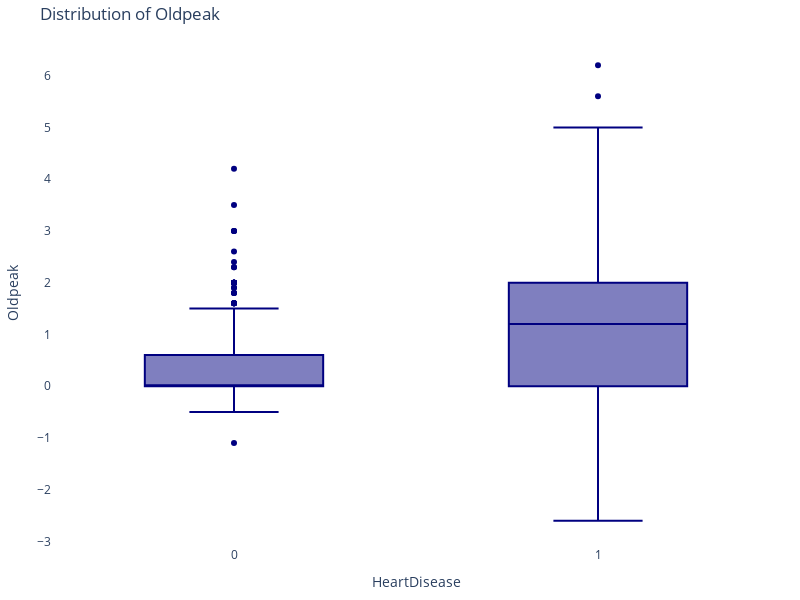

The cell this chart's notebook holds for it:
### Code cell
import plotly.express as px

# Assuming df is your DataFrame
fig = px.box(   df, 
                y = "Oldpeak", 
                x = "HeartDisease", 
                title = "Distribution of Oldpeak",
                color_discrete_sequence = ["navy"])  # Set the color to blue

# Update the layout and margins to set the plot
fig.update_layout(  plot_bgcolor = 'white', width = 800, height = 600,
                    margin = dict(l = 20, r = 20, t = 40, b = 20))  # Adjust margins to make the plot tighter

fig.show()

### Figure 1 — Plotly figure (JSON) as saved in the notebook; plotly's stock layout.template omitted (floating-point values rounded to 4 significant figures; data arrays with more than 128 entries replaced by an {"elided": "..."} marker saying what was removed)
{"data": [{"alignmentgroup": "True", "hovertemplate": "HeartDisease=%{x}<br>Oldpeak=%{y}<extra></extra>", "legendgroup": "", "marker": {"color": "navy"}, "name": "", "notched": false, "offsetgroup": "", "orientation": "v", "showlegend": false, "type": "box", "x": {"elided": "918 int values"}, "x0": " ", "xaxis": "x", "y": {"elided": "918 float values"}, "y0": " ", "yaxis": "y"}], "layout": {"boxmode": "group", "height": 600, "legend": {"tracegroupgap": 0}, "margin": {"b": 20, "l": 20, "r": 20, "t": 40}, "plot_bgcolor": "white", "title": {"text": "Distribution of Oldpeak"}, "width": 800, "xaxis": {"anchor": "y", "domain": [0, 1], "title": {"text": "HeartDisease"}}, "yaxis": {"anchor": "x", "domain": [0, 1], "title": {"text": "Oldpeak"}}}}
